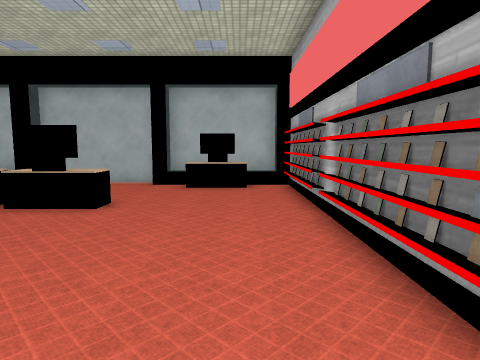
[1] (above)

14 first-person views from a walk through a Unity game level. The camera is 1.5 m above the floor, tilts 6° down and sees 75° across. The floor is counted in squares, 1 m on a side. Each view is taken from the middle of a square. On the plan, view 1 faces up. The plan holds only what a view shows up to about 15 squares ahead; the rest is blank. The place goes on beyond the plan. The player is left out. Some surface patterns are stand-ins.

[2]
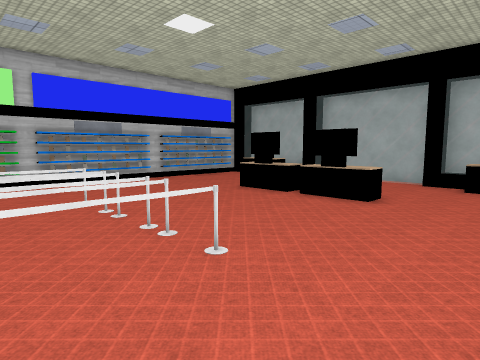

[3]
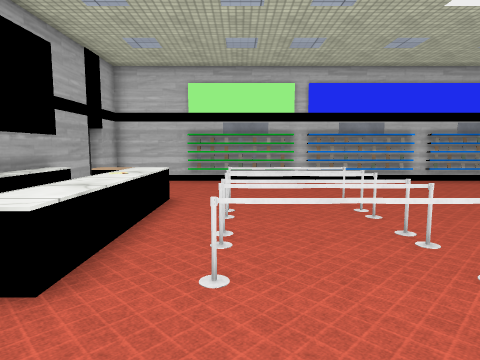

[4]
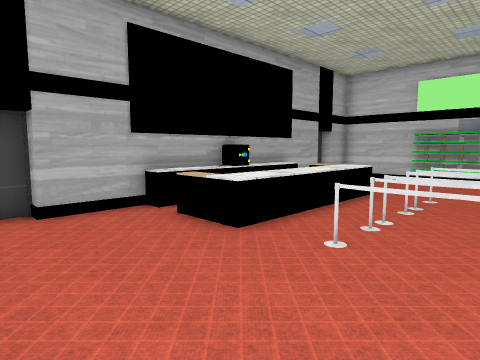

[5]
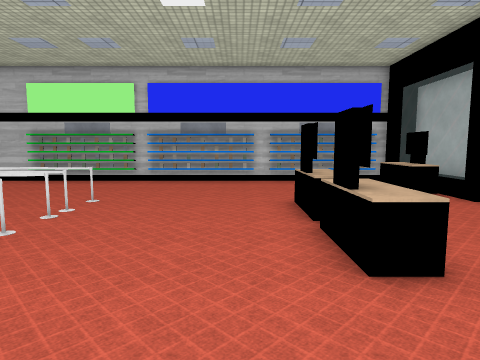

[6]
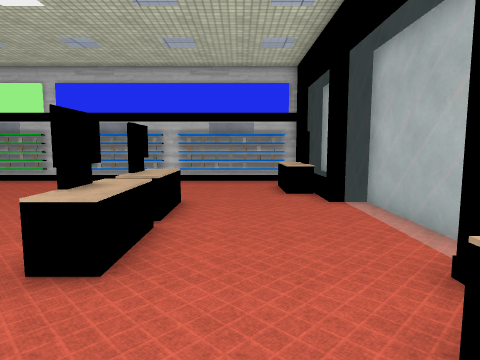

[7]
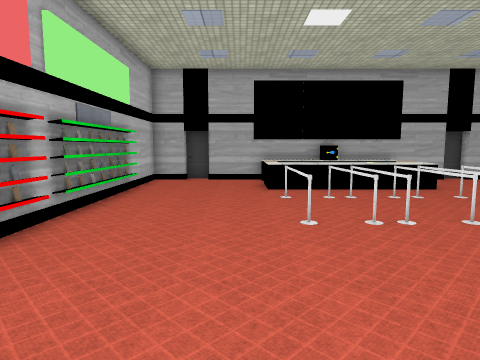

[8]
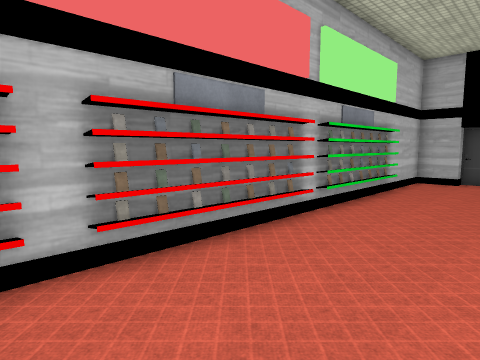

[9]
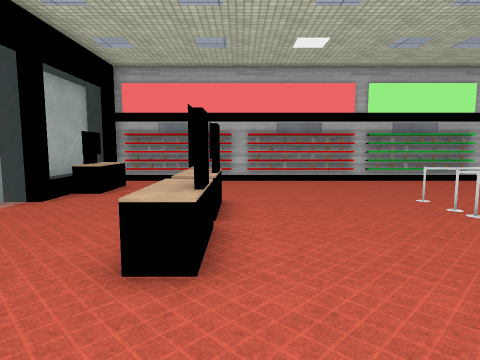

[10]
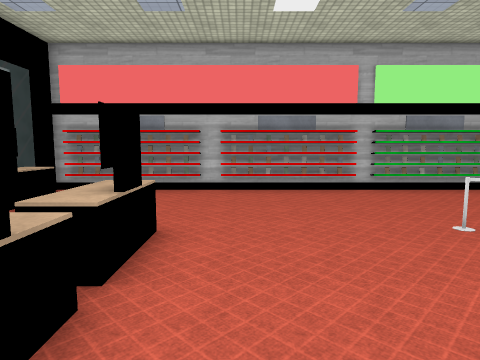

[11]
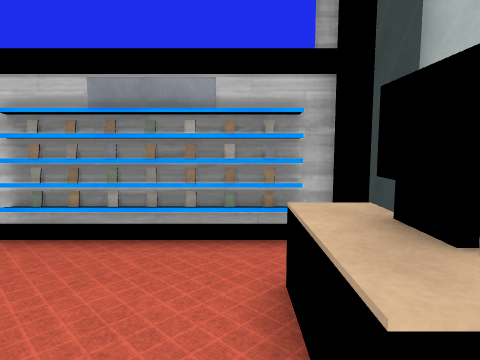

[12]
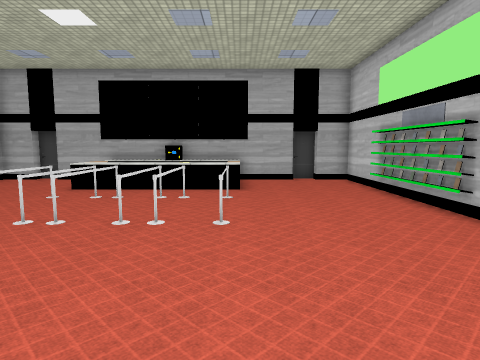

[13]
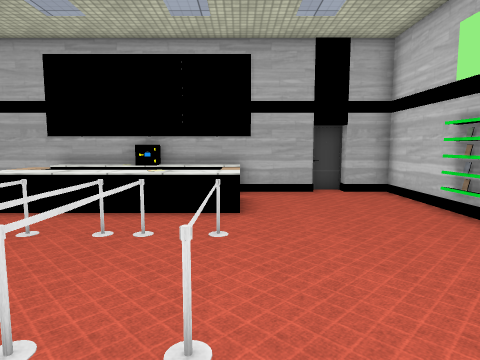

[14]
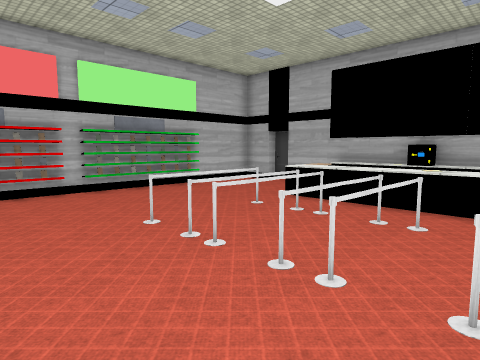

### Floor plan
Key: @ floor where view 1 was taken; # wall or solid block; x gap in a wall; . floor; = window, fence, low wall or low ledge; ^ raised ledge; B barrier; O other object.
Columns run from 14 left of view 1 to 2 right of it. Each row starts with its distance up from view 1.
 14 #################
 13 #=   ======#====#
 12 #.O^^.......^O^.O
 11 O...............O
 10 O...............O
  9 O...............O
  8 O.....O^^O^.....O
  7 #...............#
  6 O...............O
  5 O...............O
  4 O...............O
  3 O...............O
  2 O...............O
  1 O....B.B.B.B....O
  0 O......#.#....@.O
 -1 O....B.B.B.B....O
 -2 O...............O
 -3 O....^^^^^^^....O
 -4 #....^^^^^^^....#
 -5 #....^=.x  ^....#
 -6 #....O^^#^^O....#
 -7 #################

Where each view was taken, in squares from view 1:
view 1: 0 up, 0 right, facing up
view 2: 1 down, 0 right, facing up-left
view 3: 1 down, 0 right, facing left
view 4: 1 up, 1 right, facing down-left
view 5: 6 up, 0 right, facing left
view 6: 10 up, 0 right, facing left
view 7: 8 up, 2 left, facing down
view 8: 8 up, 2 left, facing down-right
view 9: 7 up, 12 left, facing right
view 10: 6 up, 9 left, facing right
view 11: 11 up, 9 left, facing left
view 12: 8 up, 9 left, facing down
view 13: 4 up, 9 left, facing down
view 14: 5 up, 9 left, facing down-right
